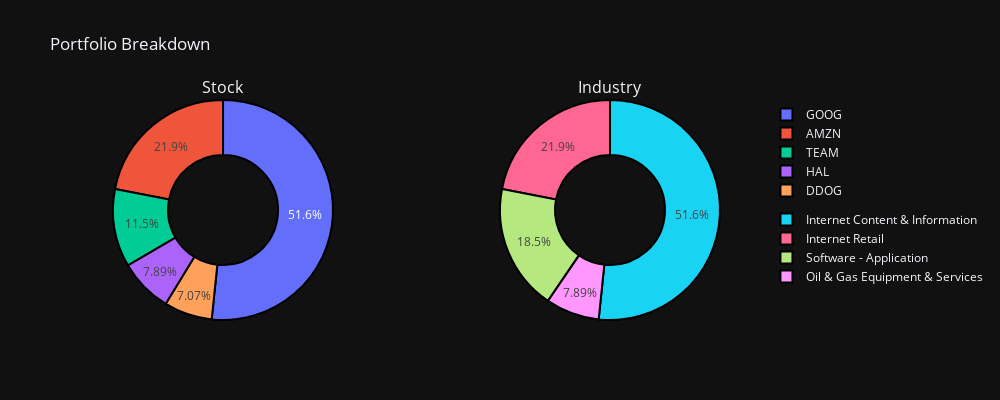

Notebook cell for this chart:
### Markdown cell above
## Portfolio Breakdown

### Code cell
labels = df['symbol']
values = df['market_value']

# Construct a 2 x 2 Plotly figure
fig = make_subplots(rows=1, cols=2, specs=[[{'type': 'pie'}, {'type': 'pie'}]],
                    subplot_titles=('Stock', 'Industry'),
                    horizontal_spacing= 0.15)

# Use `hole` to create a donut-like pie chart
fig.add_trace(go.Pie(labels=labels, values=values, hole=.5, name='Market Value',
                     marker = dict(line = dict(color = 'black', width = 2)),  legendgroup = '1'), row=1, col=1)
fig.add_trace(go.Pie(labels=df['industry'], values=values, hole=.5, name='Industry Value',
                     marker = dict(line = dict(color = 'black', width = 2)),  legendgroup = '2'), row=1, col=2)
fig.update_layout(
    title='Portfolio Breakdown',
    template=TEMPLATE,
    width=1000,
    height=400,
)

fig.show()

### Figure 1 — Plotly figure (JSON) as saved in the notebook; plotly's stock layout.template omitted (floating-point values rounded to 4 significant figures)
{"data": [{"domain": {"x": [0, 0.425], "y": [0, 1]}, "hole": 0.5, "labels": ["AMZN", "DDOG", "GOOG", "HAL", "TEAM"], "legendgroup": "1", "marker": {"line": {"color": "black", "width": 2}}, "name": "Market Value", "type": "pie", "values": [7315, 2357.0, 17220.0, 2630.0, 3825.0]}, {"domain": {"x": [0.575, 1], "y": [0, 1]}, "hole": 0.5, "labels": ["Internet Retail", "Software - Application", "Internet Content & Information", "Oil & Gas Equipment & Services", "Software - Application"], "legendgroup": "2", "marker": {"line": {"color": "black", "width": 2}}, "name": "Industry Value", "type": "pie", "values": [7315, 2357.0, 17220.0, 2630.0, 3825.0]}], "layout": {"annotations": [{"font": {"size": 16}, "showarrow": false, "text": "Stock", "x": 0.2125, "xanchor": "center", "xref": "paper", "y": 1, "yanchor": "bottom", "yref": "paper"}, {"font": {"size": 16}, "showarrow": false, "text": "Industry", "x": 0.7875, "xanchor": "center", "xref": "paper", "y": 1, "yanchor": "bottom", "yref": "paper"}], "height": 400, "title": {"text": "Portfolio Breakdown"}, "width": 1000}}
